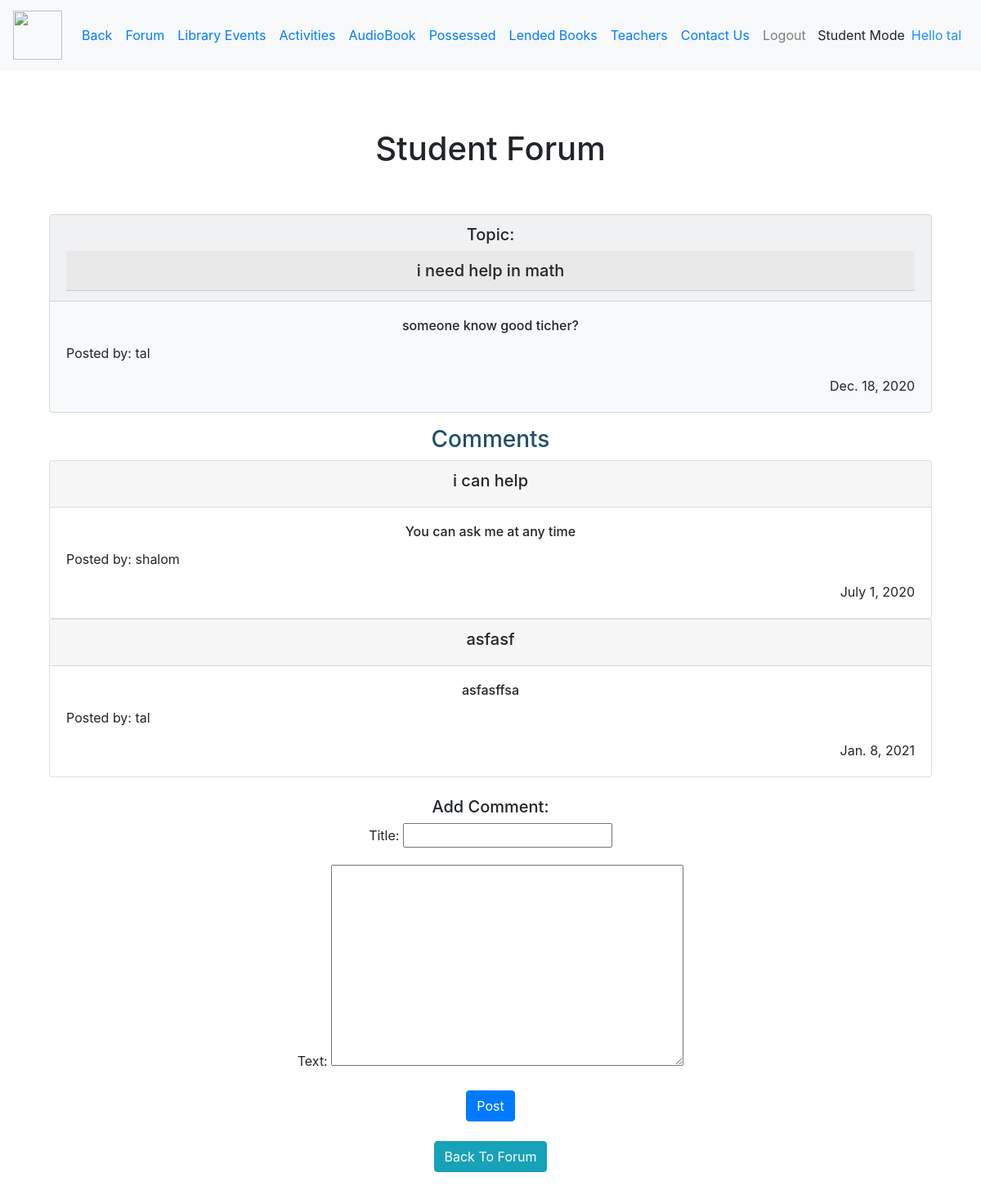
The app's page /Forum/1/ (signed in) with its own data.
### Forum/models.py (models this page shows, shortened)
class Forum(models.Model):
    student = models.ForeignKey(Student, on_delete=models.CASCADE)
    title = models.CharField(max_length=100)
    text = models.TextField(max_length=500)
    forumdate = models.DateField(default=datetime.datetime.now(), null=True, blank=True)

class Comments(models.Model):
    student = models.ForeignKey(Student, on_delete=models.CASCADE)
    forum = models.ForeignKey(Forum, on_delete=models.CASCADE)
    title = models.CharField(max_length=100)
    text = models.TextField(max_length=500)
    commentdate = models.DateField(default=datetime.datetime.now(), null=True, blank=True)

### authentication/models.py (models this page shows, shortened)
class Student(models.Model):
    user=models.OneToOneField(User, on_delete=models.SET_NULL,null=True,blank=True)
    Grade_CHOICES = (
        (1, 1), (2, 2), (3, 3), (4, 4), (5, 5), (6, 6), (7, 7), (8, 8), (9, 9), (10, 10), (11, 11), (12, 12)
    )
    grade = models.IntegerField(default=1, max_length=100, choices=Grade_CHOICES, null=False, blank=False)
    type=models.CharField(max_length=50,default='Student')
    Forum_Banned=models.BooleanField(default=False)
    Phone_Number = models.CharField(max_length=10, validators=[MinLengthValidator(10)])
    Security_Check = models.BooleanField(default=False)
    Studentposses = models.ManyToManyField(Book, null=True, blank=True)

### Forum/views.py (the view, shortened to what this page needs)
# urls.py: path('<int:forum_id>/', views.comments, name="comments"),
@login_required
def comments(request,forum_id):
    currentForum = get_object_or_404(forum, pk=forum_id)
    if request.method == "GET":
        commentim = Comments.objects.filter(forum=currentForum)
        return render(request, 'Forum/comments.html', {'forum': currentForum, 'commentim': commentim, "form": CommitForum()})

### Forum/forms.py
class CommitForum(forms.ModelForm):
    class Meta:
        model = Comments
        fields = ['title', 'text']

### book_catalog/templates/Forum/comments.html (shortened to what this page needs)
{% extends "mepage/student/stylestudent.html" %}
{% block content %}
<div class="container text-center">
    <div class="container text-center">
<br><br>
<br>
        <h1 align="center">Student Forum</h1>
    <br><br>
        <div class="card bg-light mb-3" style="max-width: 100rem;">
  <div class="card-header">
<h5 align="center">Topic:</h5><h5 class="card-header">{{ forum.title }}</h5>
  </div>
  <div class="card-body">
    <h6 class="card-title">{{ forum.text }}</h6>
    <p class="card-text" align="left">Posted by: {{ forum.student.user.username }}</p>
      <p class="card-text" align="right"> {{ forum.forumdate }}</p>
  </div>
</div>
  <h3 style="color: #205067">Comments</h3>
      {% for comment in commentim %}
        <div class="card">
  <div class="card-header">
    <h5>{{ comment.title }}</h5>
  </div>
  <div class="card-body">
    <h6 class="card-title">{{ comment.text }}</h6>
      <p class="card-text" align="left"> Posted by: {{ comment.student.user.username }}</p>
      <p class="card-text" align="right"> {{ comment.commentdate }}</p>
  </div>
</div>
    {% endfor %}
  {% if user.student.Forum_Banned %}
  <button type="button" class="btn btn-danger">
    <a href="{% url 'contact' %}" style="color: #FFFFFF">You are band<br>Click To Contact Us</a>
</button>
  {% else %}
        <br>
        <h5>Add Comment:</h5>
        <form method="POST">
            {{ form.as_p }}
        <button type="submit" class="btn btn-primary">Post</button>
        </form>
  {% endif %}
    <br><a href="{% url 'Forum' %}" class="btn btn-info">Back To Forum</a>
  </div>
<br><br>
</div>
{% endblock %}

### book_catalog/templates/mepage/student/stylestudent.html (shortened to what this page needs)
<!doctype html>
<html lang="en">
  <head>
<link rel="stylesheet" href="https://cdn.jsdelivr.net/npm/bootstrap@4.5.3/dist/css/bootstrap.min.css">
  </head>
<nav class="navbar navbar-expand-lg navbar-light bg-light sticky-top">
    {% load static %}
<a class="navbar-brand" href="{% url "homepage" %}"><img src="{% static 'book_catalog/defult.png' %}" height="60" width="60" href="{% url "homepage" %}"></a>
  <div class="collapse navbar-collapse" id="navbarSupportedContent">
    <ul class="navbar-nav mr-auto">
      <li class="nav-item active">
        <a class="nav-link text-primary" href="{% url "homepage" %}">Back <span class="sr-only" href="{% url "homepage" %}">home</span></a>
      </li>
      <li class="nav-item"  href="{% url "mestudent" %}">
        <a class="nav-link text-primary text size-12" href="{% url "Forum" %}">Forum</a>
      </li>
      <li class="nav-item" href="{% url "mestudentevents" %}">
        <a class="nav-link text-primary" href="{% url 'mestudentevents' %}">Library Events</a>
      </li>
    <li class="nav-item" href="{% url "activity" %}">
        <a class="nav-link text-primary" href="{% url 'activity' %}">Activities</a>
      </li>
    <li class="nav-item" href="{% url "audobooks" %}">
        <a class="nav-link text-primary" href="{% url 'audobooks' %}">AudioBook</a>
      </li>
        {% if user.is_authenticated %}
            <li class="nav-item"  href="{% url "mestudentpossesses" %}">
        <a class="nav-link text-primary text size-12" href="{% url "mestudentpossesses" %}">Possessed</a>
      </li>
            <li class="nav-item" href="{% url "melendedbooks" %}">
        <a class="nav-link text-primary" href="{% url 'melendedbooks' %}">Lended Books</a>
      </li>
            <li class="nav-item" href="{% url "teachers" %}">
        <a class="nav-link text-primary" href="{% url 'teachers' %}">Teachers</a>
      </li>
            <li class="nav-item" href="{% url "contact" %}">
        <a class="nav-link text-primary" href="{% url 'contact' %}">Contact Us</a>
      </li>
            <li class="nav-item"  href="{% url "logoutuser" %}">
        <a href="#" onclick="$('#signOutBtn').click()" class="nav-link">Logout</a>
      </li>
        {% endif %}
     </ul>
  <form class="form-inline">
     {% if user.student %}
          <h7 style="text-align:center">Student Mode </h7> &ensp;
      {% elif user.adult %}
      <h7 style="text-align:center">Adult Mode </h7> &ensp;
      {% elif user.superuser %}
      <h7 style="text-align:center">Admin Mode </h7> &ensp;
{% endif %}
      </form>
  <form class="form-inline">
      {% if user.is_authenticated %}
          <h7 style="color: dodgerblue">Hello {{ user.username }} </h7> &ensp;
{% endif %}
  </form>
  </div>
</nav>
{%  block content %}{% endblock %}
</html>

### records on screen
Forum: title "i need help in math", text "someone know good ticher?", student.user.username "tal", forumdate "Dec. 18, 2020"
Comments: title "i can help", text "You can ask me at any time", student.user.username "shalom", commentdate "July 1, 2020"
Comments: title "asfasf", text "asfasffsa", student.user.username "tal", commentdate "Jan. 8, 2021"

### other values on screen
{{ user.username }} "tal"
